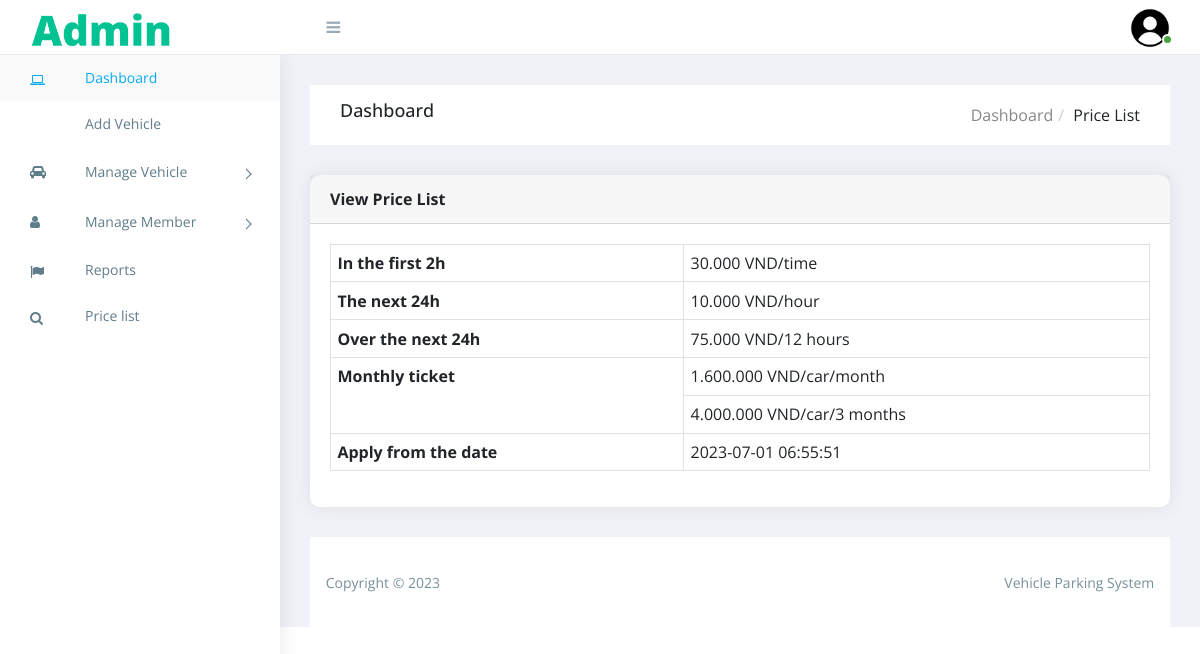
Screenshot of /price-list.php (signed in) with the database file from the repository.
### tables this page shows
CREATE TABLE IF NOT EXISTS `parking_fee` (
  `id` int(11) NOT NULL AUTO_INCREMENT,
  `t1` int(11) NOT NULL,
  `t2` int(11) NOT NULL,
  `t3` int(11) NOT NULL,
  `m1` int(11) NOT NULL,
  `m3` int(11) NOT NULL,
  `redate` timestamp NOT NULL DEFAULT CURRENT_TIMESTAMP,
  PRIMARY KEY (`id`)
);

### src/Database.php (called while the page is built, shortened)
<?php
    class Database
    {
        private string $host = "localhost";
        private string $user = "root";
        private string $pass = "";
        private string $dbname = "parking";
        public function connection(): mysqli
        {
            $conn = new mysqli($this->host, $this->user, $this->pass, $this->dbname);
            $conn->query("SET names 'utf8'");
            return $conn;
        }
    }
?>

### src/Control.php (called while the page is built, shortened)
<?php
    class Control
    {
        private mysqli $conn;
        public function __construct(Database $conn)
        {
            $this->conn = $conn->connection();
        }
        function getFee(): array
        {
            $sql = "SELECT * FROM `parking_fee`
                    ORDER BY `redate` DESC LIMIT 1";
            $result = $this->conn->query($sql);
            return $result->fetch_array();
        }
    }
?>

### price-list.php (the view, shortened to what this page needs)
<?php
    $conn = new Database();
    $vehicle = new Control($conn);
    $price = $vehicle->getFee();
?>
<!DOCTYPE html>
<html lang="en">
<head>
    <link rel="stylesheet" href="https://cdn.jsdelivr.net/npm/bootstrap@4.0.0/dist/css/bootstrap.min.css">
    <link rel="stylesheet" href="https://cdn.jsdelivr.net/gh/lykmapipo/themify-icons@0.1.2/css/themify-icons.css">
    <link rel="stylesheet" href="https://cdn.jsdelivr.net/npm/font-awesome@4.7.0/css/font-awesome.min.css">
    <link rel="stylesheet" href="https://cdn.jsdelivr.net/npm/pixeden-stroke-7-icon@1.2.3/pe-icon-7-stroke/dist/pe-icon-7-stroke.min.css">
    <link rel="stylesheet" href="assets/css/style.css">
</head>
<body>
    <?php
        if(isset($_SESSION['datnvSaid'])):
        include_once('assets/includes/sidebar.php');
        include_once('assets/includes/header.php');
    ?>
    <div class="breadcrumbs">
        <div class="breadcrumbs-inner">
            <div class="row m-0">
                <div class="col-sm-4">
                    <div class="page-header float-left">
                        <div class="page-title">
                            <h1>Dashboard</h1>
                        </div>
                    </div>
                </div>
                <div class="col-sm-8">
                    <div class="page-header float-right">
                        <div class="page-title">
                            <ol class="breadcrumb text-right">
                                <li><a href="index.php">Dashboard</a></li>
                                <li class="active">Price list</li>
                            </ol>
                        </div>
                    </div>
                </div>
            </div>
        </div>
    </div>
    <div class="content">
        <div class="animated fadeIn">
            <div class="row">
                <div class="col-lg-12">
                    <div class="card">
                        <div class="card-header">
                            <strong class="card-title">View Price List</strong>
                        </div>
                        <div class="card-body">
                            <table border="1" class="table table-bordered mg-b-0">
                                <tr>
                                    <th>In the first 2h</th>
                                    <td><?= number_format($price[1],0,',','.') ?> VND/time</td>
                                </tr>
                                <tr>
                                    <th>The next 24h</th>
                                    <td><?= number_format($price[2],0,',','.') ?> VND/hour</td>
                                </tr>
                                <tr>
                                    <th>Over the next 24h</th>
                                    <td><?= number_format($price[3],0,',','.') ?> VND/12 hours</td>
                                </tr>
                                <tr>
                                    <th rowspan="2">Monthly ticket</th>
                                    <td><?= number_format($price[4],0,',','.') ?> VND/car/month</td>
                                </tr>
                                <tr>
                                    <td><?= number_format($price[5],0,',','.') ?> VND/car/3 months</td>
                                </tr>
                                <tr>
                                    <th>Apply from the date</th>
                                    <td><?= $price[6] ?></td>
                                </tr>
                            </table>
                        </div>
                    </div>
                </div>
            </div>
        </div>
    </div>
    <?php
        include_once('assets/includes/footer.php');
        else: echo "<script>window.location = 'login.php'</script>";
        endif;
    ?>
</body>
</html>

### assets/css/style.css (style rules this page uses)
* { margin: 0; padding: 0; text-decoration: none; font-family: "Open Sans", sans-serif; box-sizing: border-box; }
body { display: table; font-size: 16px; width: 100%; }
.right-panel .breadcrumbs { float: left; margin-top: 30px; padding: 0 1.875em; width: 100%; }
.right-panel .breadcrumbs .breadcrumbs-inner { background-color: #fff; }
.right-panel .page-header { min-height: 50px; margin: 0px; padding: 0px 15px; background: #ffffff; border-bottom: 0px; }
.right-panel .page-header h1 { font-size: 18px; padding: 15px 0; }
.right-panel .page-header .breadcrumb { margin: 0px; padding: 13.5px 0; background: #fff; text-transform: capitalize; }
.right-panel .page-header .breadcrumb > li + li:before { padding: 0 5px; color: #ccc; content: "/\00a0"; }
button, a { text-decoration: none; color: #878787; }
.row { align-items: center; }
.table td, .table th { padding: 0.4rem; }
.content { float: left; padding: 1.875em; width: 100%; }
.card { border-radius: 10px; padding: 0; border: 0px solid transparent; -webkit-box-shadow: 0 0 20px rgba(0, 0, 0, 0.08); box-shadow: 0 0 20px rgba(0, 0, 0, 0.08); }
.card .card-body { float: left; padding: 1.25em; position: relative; width: 100%; }
@media (max-width: 1368px) { .card-body { padding: 15px; } }

### rows the page displays
parking_fee: t1 "30.000", t2 "10.000", t3 "75.000", m1 "1.600.000", m3 "4.000.000", redate "2023-07-01 06:55:51"
